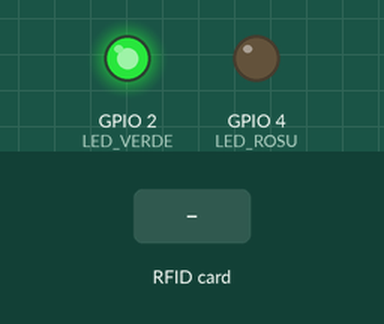
Bench run of a sketch on a simulated ESP32. Parts: output pins drawn as LEDs (lit = HIGH). The inputs (shaded band) are chosen by the test bench. WiFi joins after 1.5 s; servers stay silent unless stated; what the sketch prints to the serial monitor is not drawn.

Above: at 1.6 s.
At 3.4 s:
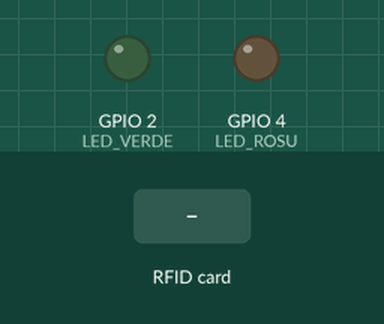
3.5 s: RFID card 5E 7A 19 C4 held to the reader
At 4.2 s:
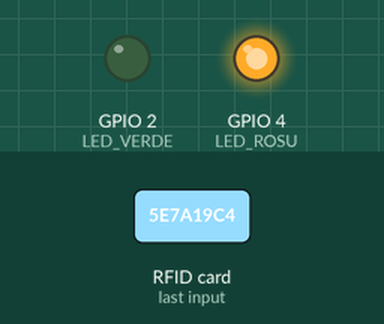
Timing chart, 0 to 6.5 s (numbered marks = the images above; inputs shaded):
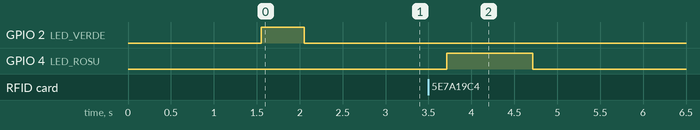

Measured:
- after the input at 3.5 s, GPIO 4 (LED_ROSU): LOW → HIGH after 0.21 s, → LOW 1.0 s later

The sketch:

hardware_config.ino
```cpp
#include "WiFi.h"
#include <HTTPClient.h>
#include <SPI.h>
#include <MFRC522v2.h>
#include <MFRC522DriverSPI.h>
#include <MFRC522DriverPinSimple.h>
#include <MFRC522Debug.h>

// ------------------------------------
// 1. Configurarea Retelei si Serverului
// ------------------------------------
const char *ssid = "Ghpy1668";
const char *password = "ghpy1668";
const char* flaskServer = "http://10.199.207.102:5000";


// ------------------------------------
// 2. Configurarea Hardware RFID si Feedback
// ------------------------------------
MFRC522DriverPinSimple ss_pin(5); // Pinul SS (SDA) la pinul 5
MFRC522DriverSPI driver{ss_pin};
MFRC522 mfrc522{driver};

#define LED_VERDE 2    // Pinul LED-ului de acces OK (IN/OUT)
#define LED_ROSU 4     // Pinul LED-ului de respingere/eroare (403, 429, WiFi error)

// ------------------------------------
// 3. Logica Anti-Spam Hardware (3 secunde)
// ------------------------------------
long lastCardReadTime = 0;
const long scanInterval = 3000;

// ------------------------------------
// Functii Utilitare
// ------------------------------------

/**
 * Convertește un array de bytes (UID) într-un String de HEX majuscule.
 */
String uidToString(byte *buffer, byte bufferSize) {
    String uidString = "";
    for (byte i = 0; i < bufferSize; i++) {
        if (buffer[i] < 0x10) {
            uidString += '0';
        }
        uidString += String(buffer[i], HEX);
    }
    uidString.toUpperCase();
    return uidString;
}

/**
 * Functie pentru feedback vizual simplu (flash LED).
 */
void feedback(int ledPin, int delayMs) {
    digitalWrite(ledPin, HIGH);
    delay(delayMs);
    digitalWrite(ledPin, LOW);
}

// ------------------------------------
// Setup
// ------------------------------------
void setup() {
    Serial.begin(115200);
    SPI.begin(); // Initializarea SPI bus
    mfrc522.PCD_Init(); // Initializarea MFRC522

    // Setarea pinilor de feedback ca OUTPUT
    pinMode(LED_VERDE, OUTPUT);
    pinMode(LED_ROSU, OUTPUT);

    // Conectarea la Wi-Fi
    WiFi.begin(ssid, password);
    Serial.print("Connecting to WiFi");

    int attempts = 0;
    while (WiFi.status() != WL_CONNECTED && attempts < 20) {
        delay(500);
        Serial.print(".");
        attempts++;
    }

    if (WiFi.status() == WL_CONNECTED) {
        Serial.println("\nConnected to Wi-Fi!");
        Serial.print("Local IP address: ");
        Serial.println(WiFi.localIP());
        feedback(LED_VERDE, 500); // Semnal ca s-a conectat

        // **********************************************
        // NOU: APEL DE WARM-UP PENTRU A EVITA EROAREA -1 (ARP Cache Miss)
        // **********************************************
        Serial.println("Warm-up request in progress...");
        HTTPClient http_warmup;
        // Apelam pagina de baza pentru a stabili conexiunea TCP/IP inainte de prima scanare
        http_warmup.begin(String(flaskServer) + "/");
        http_warmup.GET(); // Ignoram raspunsul
        http_warmup.end();
        Serial.println("Warm-up complete. Ready to scan.");
        // **********************************************

    } else {
        Serial.println("\nFailed to connect to Wi-Fi!");
        feedback(LED_ROSU, 1000); // Semnal ca nu s-a putut conecta
    }

    Serial.println(F("Ready to scan PICC."));
}

// ------------------------------------
// Loop Principal
// ------------------------------------
void loop() {
    // Verifică dacă există un card nou
    if (!mfrc522.PICC_IsNewCardPresent()) {
        return;
    }

    // Citeste UID-ul
    if (!mfrc522.PICC_ReadCardSerial()) {
        return;
    }

    // 1. Logica Anti-Spam Hardware
    if (millis() - lastCardReadTime < scanInterval) {
        Serial.println("--- Scanați prea repede. Așteptați intervalul hardware.");
        mfrc522.PICC_HaltA();
        mfrc522.PCD_StopCrypto1();
        return;
    }

    // 2. Preia UID-ul cardului
    String uidString = uidToString(mfrc522.uid.uidByte, mfrc522.uid.size);
    Serial.print("\nCard UID citit: ");
    Serial.println(uidString);

    // 3. Trimite cererea HTTP catre serverul Flask
    if (WiFi.status() == WL_CONNECTED) {
        HTTPClient http;
        String serverPath = String(flaskServer) + String("/scan/") + uidString;

        Serial.print("Apelare API: ");
        Serial.println(serverPath);

        http.begin(serverPath);

        int httpResponseCode = http.GET();

        Serial.print("Cod Raspuns HTTP: ");
        Serial.println(httpResponseCode);

        // 4. Interpreteaza raspunsul Flask
        if (httpResponseCode > 0) {
            String payload = http.getString();
            Serial.print("Payload: ");
            Serial.println(payload);

            if (httpResponseCode == 200) {
                // Acces OK (IN sau OUT)
                feedback(LED_VERDE, 200);
                Serial.println("--- SUCCESS ---");
            }
            else if (httpResponseCode == 429) {
                // Cooldown activ (Anti-spam Flask - 5 minute)
                feedback(LED_ROSU, 50);
                delay(50);
                feedback(LED_ROSU, 50);
                Serial.println("--- COOLDOWN (Server) ---");
            }
            else if (httpResponseCode == 403) {
                // Card neînregistrat
                feedback(LED_ROSU, 500);
                Serial.println("--- EROARE: Card Neînregistrat ---");

                // CONSTRUIESTE LINKUL DE INREGISTRARE PE RETEAUA LOCALA
                String registrationLink = String(flaskServer) + "/student_register?uid=" + uidString;

                Serial.println("\n---------------------------------------------------------");
                Serial.println("Cardul Dvs. nu este inregistrat.");
                Serial.println("Va rugam accesati acest link de pe un dispozitiv conectat la aceeasi retea Wi-Fi:");
                Serial.println(registrationLink);
                Serial.println("---------------------------------------------------------\n");

            }
            else {
                // Alte erori (ex: 500 Internal Server Error)
                feedback(LED_ROSU, 1000);
                Serial.println("--- EROARE NECUNOSCUTA ---\n");
            }
        } else {
            Serial.print("Eroare de conexiune la server. Cod: ");
            Serial.println(httpResponseCode);
            feedback(LED_ROSU, 1000);
        }

        http.end(); // Închide conexiunea

    } else {
        Serial.println("Eroare: Conexiunea Wi-Fi nu este activa!\n");
        feedback(LED_ROSU, 1000);
    }

    // Resetarea stării cardului și timpul de citire
    lastCardReadTime = millis();
    mfrc522.PICC_HaltA();
    mfrc522.PCD_StopCrypto1();
}
```
